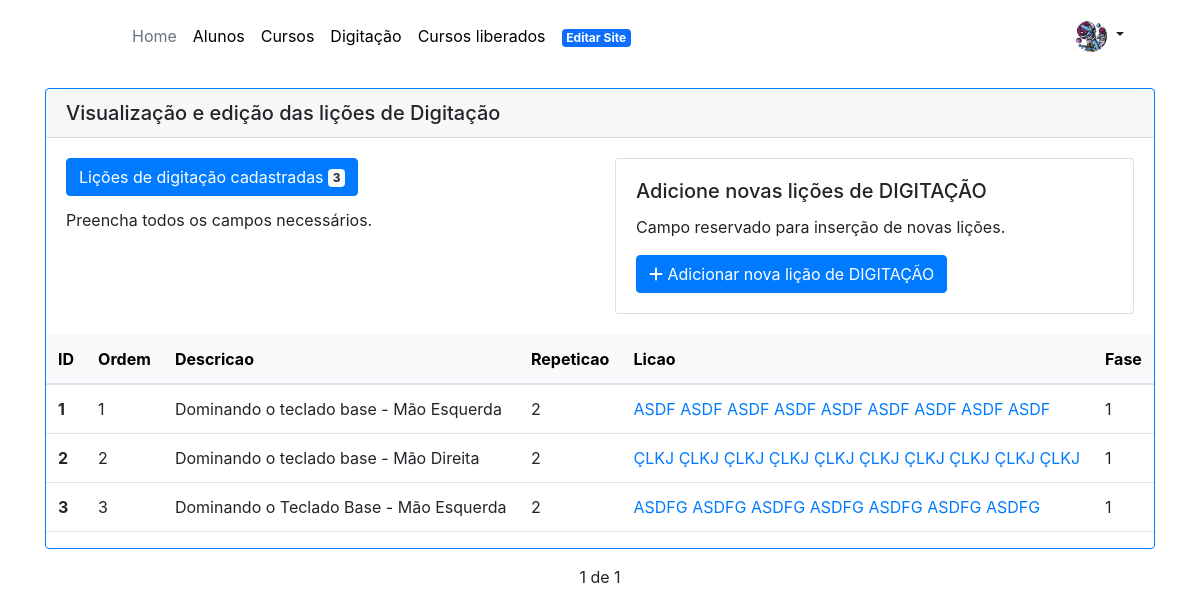
The app's page /digitacao/ (signed in) with its own data.
### aluno/models.py (models this page shows, shortened)
class Aluno(models.Model):
    user = models.OneToOneField(User, on_delete=models.CASCADE, validators=[validators.EmailValidator()])
    nome_completo = models.CharField(max_length=255)
    genero = models.CharField(
        max_length=2,
        default='',
        choices=(
            ('H', 'Homem'),
            ('M', 'Mulher'),
            ('O', 'Outros'),
        )
    )
    endereco = models.CharField(max_length=255, blank=True, null=True)
    numero = models.CharField(max_length=5)
    complemento = models.CharField(max_length=30)
    bairro = models.CharField(max_length=30)
    cep = models.CharField(max_length=8)
    cidade = models.CharField(max_length=30)
    estado = models.CharField(
        max_length=2,
        default='RS',
        choices=(
            ('AC', 'Acre'),
            ('AL', 'Alagoas'),
            ('AP', 'Amapá'),
            ('AM', 'Amazonas'),
            ('BA', 'Bahia'),
            ('CE', 'Ceará'),
            ('DF', 'Distrito Federal'),
            ('ES', 'Espírito Santo'),
            ('GO', 'Goiás'),
            ('MA', 'Maranhão'),
            ('MT', 'Mato Grosso'),
            ('MS', 'Mato Grosso do Sul'),
            ('MG', 'Minas Gerais'),
            ('PA', 'Pará'),
            ('PB', 'Paraíba'),
            ('PR', 'Paraná'),
            ('PE', 'Pernambuco'),
            ('PI', 'Piauí'),
            ('RJ', 'Rio de Janeiro'),
            ('RN', 'Rio Grande do Norte'),
            ('RS', 'Rio Grande do Sul'),
            ('RO', 'Rondônia'),
            ('RR', 'Roraima'),
            ('SC', 'Santa Catarina'),
            ('SP', 'São Paulo'),
            ('SE', 'Sergipe'),
            ('TO', 'Tocantins'),
        )
    )
    telefone = models.CharField(max_length=20)
    email = models.EmailField()
    data_nascimento = models.DateField(blank=True, null=True)
    cpf = models.CharField(max_length=255, blank=True, null=True)
    foto = models.ImageField(upload_to='media/aluno/foto')
    cadastro_completo = models.BooleanField(default=False)
    tour_completo = models.BooleanField(default=True)
    tour_dig_completo = models.BooleanField(default=True)

class Digitacao(models.Model):
    STATUSLISTA = (
        ('1', '1'),
        ('2', '2'),
        ('3', '3'),
        ('4', '4'),
        ('5', '5'),
        ('6', '6'),
        ('7', '7'),
    )
    ordem = models.IntegerField()
    descricao = models.TextField()
    repeticao = models.IntegerField()
    licao = models.CharField(max_length=255)
    fase = models.CharField(
        max_length=6,
        choices=STATUSLISTA,
        default='1',
    )

### aluno/views.py (the view)
# urls.py: path('digitacao/', views.lista_digitacao, name='lista_digitacao'),
@login_required
@user_passes_test(is_admin)
def lista_digitacao(request):
    digitacao_lista = Digitacao.objects.all()
    digitacao_detalhes = DigitacaoDetalhes.objects.all()
    paginator = Paginator(digitacao_lista, 15)
    page = request.GET.get('page')
    digitacao = paginator.get_page(page)
    digitacao_total = digitacao_lista.count()
    dados = {
        'digitacao': digitacao,
        'digitacao_total': digitacao_total,
        'digitacao_detalhes': digitacao_detalhes,
    }
    return render(request, 'aluno/lista_digitacao.html', dados)

### aluno/context_processors.py (called while the page is built)
def aluno(request):
    if request.user.is_authenticated:
        try:
            aluno = Aluno.objects.get(user=request.user)
        except Aluno.DoesNotExist:
            aluno = None
    else:
        aluno = None
    return {'aluno': aluno}

### aluno/views.py (called while the page is built)
def is_admin(user):
    return user.is_authenticated and user.is_superuser

### pedido/context_processors.py (called while the page is built)
def cart_item_count(request):
    carrinho = request.session.get('carrinho', {})
    total_itens = len(carrinho)
    return {'total_itens': total_itens}

### aluno/templates/aluno/lista_digitacao.html (shortened to what this page needs)
{% extends 'aluno/base_admin.html' %}
{% load bootstrap %}
{% load static %}
{% block main %}
  <div class="card border-primary mb-3">
    <h5 class="card-header">Visualização e edição das lições de Digitação</h5>
    <div class="card-body">
      <div class="row">
        <div class="col">
          <h5 class="card-title">
            <button type="button" class="btn btn-primary">
              Lições de digitação cadastradas <span class="badge badge-light">{{ digitacao_total }}</span>
            </h5>
            <p class="card-text">Preencha todos os campos necessários.</p>
        </div>
        <div class="col">
          <div class="card">
            <div class="card-body">
              <h5 class="card-title">Adicione novas lições de DIGITAÇÃO</h5>
              <p class="card-text">Campo reservado para inserção de novas lições.</p>
              <a class="btn btn-primary" href="\digitacao-novo" role="button"><i class="fa-solid fa-plus"></i> Adicionar nova lição de DIGITAÇÃO</a>
            </div>
          </div>
        </div>
        </div>
      </div>
      <table class="table">
        <thead class="table-light">
            <tr>
            <th scope="col">ID</th>
            <th scope="col">Ordem</th>
            <th scope="col">Descricao</th>
            <th scope="col">Repeticao</th>
            <th scope="col">Licao</th>
            <th scope="col">Fase</th>
            </tr>
        </thead>
        <tbody>
            {% for dig in digitacao %}
                <tr>
                  <th scope="row">{{ dig.id }}</th>
                  <td>{{ dig.ordem }}</td>
                  <td>{{ dig.descricao }}</td>
                  <td>{{ dig.repeticao }}</td>
                  <td><a href="{% url 'digitacao_update' dig.id %}">{{ dig.licao }}</a></td>
                  <td>{{ dig.fase }}</td>
                </tr>
            {% endfor %}
        </tbody>
    </table>
    </div>
  </div>
    <div class="text-center">
      <div class="">
          <span class="step-links">
              {% if digitacao.paginator.num_pages %}
              <span class="current">
                  {{ digitacao.number }} de {{ digitacao.paginator.num_pages }}
              </span>
              {% endif %}
          </span>
      </div>
  </div>
{% endblock %}

### aluno/templates/aluno/menu_admin.html (shortened to what this page needs)
{% load static %}
<header class="p-3 mb-3">
    <div class="container">
      <div class="d-flex flex-wrap align-items-center justify-content-center justify-content-lg-start">
        <a href="/" class="d-flex align-items-center mb-2 mb-lg-0 link-body-emphasis text-decoration-none">
          <svg class="bi me-2" width="40" height="32" role="img" aria-label="Bootstrap"><use xlink:href="#bootstrap"/></svg>
        </a>
        <ul class="nav col-12 col-lg-auto me-lg-auto mb-2 justify-content-center mb-md-0">
          {% if user.is_authenticated %}
            <li><a href="/" class="nav-link px-2 link-secondary">Home</a></li>
            <li><a href="/alunos" class="nav-link px-2 link-body-emphasis">Alunos</a></li>
            <li><a href="/curso" class="nav-link px-2 link-body-emphasis">Cursos</a></li>
            <li><a href="/digitacao" class="nav-link px-2 link-body-emphasis">Digitação</a></li>
            <li><a href="/inscricao" class="nav-link px-2 link-body-emphasis">Cursos liberados</a></li>
            <li><a href="/site" class="nav-link px-2 link-body-emphasis"><span class="badge text-bg-primary">Editar Site</span></a></li>
          {% else %}
            <li><a href="#" class="nav-link px-2 link-body-emphasis disabled">Home</a></li>
          {% endif %}
        </ul>
        <div class="dropdown text-end">
          <a href="#" class="d-block link-dark text-decoration-none dropdown-toggle" data-bs-toggle="dropdown" aria-expanded="false">
            {% if aluno.foto %}
              <img src="{% static aluno.foto.url %}" alt="mdo" width="32" height="32" class="rounded-circle">
            {% else %}
              <img src="{% static 'media/aluno/foto/default.png' %}" alt="mdo" width="32" height="32" class="rounded-circle">
            {% endif %}
          </a>
        </div>
      </div>
    </div>
  </header>

### records on screen
Aluno: foto (placeholder picture)
Digitacao: id "1", ordem "1", descricao "Dominando o teclado base - Mão Esquerda", repeticao "2", licao "ASDF ASDF ASDF ASDF ASDF ASDF ASDF ASDF ASDF", fase "1"
Digitacao: id "2", ordem "2", descricao "Dominando o teclado base - Mão Direita", repeticao "2", licao "ÇLKJ ÇLKJ ÇLKJ ÇLKJ ÇLKJ ÇLKJ ÇLKJ ÇLKJ ÇLKJ ÇLKJ", fase "1"
Digitacao: id "3", ordem "3", descricao "Dominando o Teclado Base - Mão Esquerda", repeticao "2", licao "ASDFG ASDFG ASDFG ASDFG ASDFG ASDFG ASDFG", fase "1"

### other values on screen
{{ digitacao_total }} "3"
{{ digitacao.number }} "1"
{{ digitacao.paginator.num_pages }} "1"
